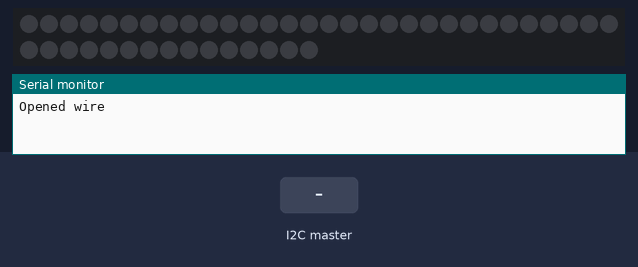
The sketch below on a simulated Arduino Uno, built with avr-gcc and run on an emulated ATmega328P. On the bench: 45 RGB LEDs in strip order, left to right, continuing on the next row, the last lines printed to the serial monitor. The inputs (shaded band) are chosen by the test bench. Dim RGB values are drawn brighter than linear; random numbers use the default seed unless the sketch sets one.

Above: at 1.2 s.
1.3 s: the I2C master sends the byte 1
At 2.39 s:
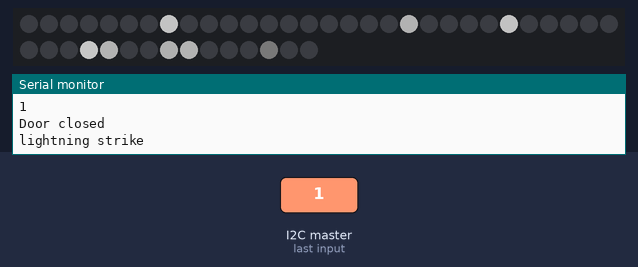
3.7 s: the I2C master sends the byte 0
At 4.03 s:
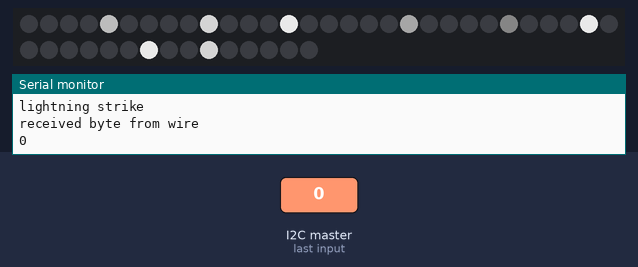
Timing chart, 0 to 6.7 s (numbered marks = the images above; inputs shaded):
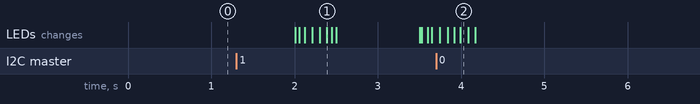

Measured:
- after the input at 1.3 s, the LEDs: first change after 0.71 s (image 1 shows a later state)

The sketch:

lightning_simulation.ino
```cpp
#include <Wire.h>

/*
 * Copyright (c) 2015 Molly Nicholas
 *
 * All rights reserved.
 *
 * Redistribution and use in source and binary forms, with or without modification, are permitted
 * (subject to the limitations in the disclaimer below) provided that the following conditions are
 * met:
 *
 * Redistributions of source code must retain the above copyright notice, this list of conditions
 * and the following disclaimer.
 *
 * Redistributions in binary form must reproduce the above copyright notice, this list of conditions
 * and the following disclaimer in the documentation and/or other materials provided with the
 * distribution.
 *
 * Neither the name of Molly Nicholas nor the names of its contributors may be used to
 * endorse or promote products derived from this software without specific prior written permission.
 *
 * NO EXPRESS OR IMPLIED LICENSES TO ANY PARTY'S PATENT RIGHTS ARE GRANTED BY THIS LICENSE. THIS
 * SOFTWARE IS PROVIDED BY THE COPYRIGHT HOLDERS AND CONTRIBUTORS "AS IS" AND ANY EXPRESS OR IMPLIED
 * WARRANTIES, INCLUDING, BUT NOT LIMITED TO, THE IMPLIED WARRANTIES OF MERCHANTABILITY AND FITNESS
 * FOR A PARTICULAR PURPOSE ARE DISCLAIMED. IN NO EVENT SHALL THE COPYRIGHT OWNER OR CONTRIBUTORS BE
 * LIABLE FOR ANY DIRECT, INDIRECT, INCIDENTAL, SPECIAL, EXEMPLARY, OR CONSEQUENTIAL DAMAGES
 * (INCLUDING, BUT NOT LIMITED TO, PROCUREMENT OF SUBSTITUTE GOODS OR SERVICES; LOSS OF USE, DATA,
 * OR PROFITS; OR BUSINESS INTERRUPTION) HOWEVER CAUSED AND ON ANY THEORY OF LIABILITY, WHETHER IN
 * CONTRACT, STRICT LIABILITY, OR TORT (INCLUDING NEGLIGENCE OR OTHERWISE) ARISING IN ANY WAY OUT OF
 * THE USE OF THIS SOFTWARE, EVEN IF ADVISED OF THE POSSIBILITY OF SUCH DAMAGE.
 */

#include <Adafruit_NeoPixel.h>

// Parameter 1 = number of pixels in strip
// Parameter 2 = pin number (most are valid)
// Parameter 3 = pixel type flags, add together as needed:
//   NEO_RGB     Pixels are wired for RGB bitstream
//   NEO_GRB     Pixels are wired for GRB bitstream
//   NEO_KHZ400  400 KHz bitstream (e.g. FLORA pixels)
//   NEO_KHZ800  800 KHz bitstream (e.g. High Density LED strip)
int NUM_LEDS = 45;
int LED_PIN = 6;
Adafruit_NeoPixel strip = Adafruit_NeoPixel(NUM_LEDS, LED_PIN, NEO_GRB + NEO_KHZ800);

//const int HIGH_STRIKE_LIKELIHOOD = 3;
//const int LOW_STRIKE_LIKELIHOOD = 10;
//const int commFromAutopress = 9;
int currentDataPoint = 0;
int chance = 0;
int startTime = -1;
// Simple moving average plot
int NUM_Y_VALUES = 17;

float yValues[] = {
  0,
  7,
  10,
  9,
  7.1,
  7.5,
  7.4,
  12,
  15,
  10,
  0,
  3,
  3.5,
  4,
  1,
  7,
  1
};

float simple_moving_average_previous = 0;
float random_moving_average_previous = 0;

float (*functionPtrs[10])(); //the array of function pointers
int NUM_FUNCTIONS = 2; // used to be 2
int door_closed = 0;

void setup() {
  Serial.begin(9600);
  // Neopixel setup
  strip.begin();
  strip.show(); // Initialize all pixels to 'off'

  // initializes the array of function pointers.
  functionPtrs[0] = simple_moving_average;
  functionPtrs[1] = random_moving_average;
  startTime = millis();
//  pinMode(commFromAutopress, INPUT_PULLUP);

  Wire.begin(9);
  Serial.println("Opened wire");
  Wire.onReceive(receiveEvent);
}

void receiveEvent(int bytes) {
  Serial.println("received byte from wire");
  door_closed = Wire.read(); // read one char from I2C
  Serial.println(door_closed);
}

void loop() {
  if (door_closed == 1) { // door closed, lightning on!
    Serial.println("Door closed");
    if (startTime == -1) {
      startTime = millis();
    }
    if (random(chance) <= 2) {
      Serial.println("lightning strike");
      int led = random(NUM_LEDS);
      for (int i = 0; i < 10; i++) {
        lightningStrike(random(NUM_LEDS));
//        if (random(2) == 0) {
          // TODO: double strike
//        } else {
          // lightningStrike(led):
//          lightningStrike(random(NUM_LEDS));
//        }
      }
      // Frequency of strikes is proportional to number of minutes door has been closed
      // Currently assumed that the longest someone will wear the helmet is 15 minutes
      int min_elapsed = (int) ((millis() - startTime) / 60000.);
      chance = (int) map(min_elapsed, 0, 15, 15, 1);
//      Serial.print("chance = ");
//      Serial.println(chance);
    }
    turnAllPixelsOff();
  }
  delay(1000);
}

void turnAllPixelsOff() {
  for (int i = 0; i < NUM_LEDS; i++) {
    strip.setPixelColor(i, 0);
  }
  strip.show();
}

void lightningStrike(int pixel) {
  float brightness = callFunction(random(NUM_FUNCTIONS));
  float scaledWhite = abs(brightness*500);

  strip.setPixelColor(pixel, strip.Color(scaledWhite, scaledWhite, scaledWhite));
  strip.show();
  delay(random(5, 100));
  currentDataPoint++;
  currentDataPoint = currentDataPoint%NUM_Y_VALUES;
}

float callFunction(int index) {
  return (*functionPtrs[index])(); //calls the function at the index of `index` in the array
}

// https://en.wikipedia.org/wiki/Moving_average#Simple_moving_average
float simple_moving_average() {
  uint32_t startingValue = currentDataPoint;
  uint32_t endingValue = (currentDataPoint+1)%NUM_Y_VALUES;
  float simple_moving_average_current = simple_moving_average_previous +
                                  (yValues[startingValue])/NUM_Y_VALUES -
                                  (yValues[endingValue])/NUM_Y_VALUES;

  simple_moving_average_previous = simple_moving_average_current;
  return simple_moving_average_current;
}


// Same as simple moving average, but with randomly-generated data points.
float random_moving_average() {
  float firstValue = random(1, 10);
  float secondValue = random(1, 10);
  float random_moving_average_current = random_moving_average_previous +
                                  firstValue/NUM_Y_VALUES -
                                  secondValue/NUM_Y_VALUES;
  random_moving_average_previous = random_moving_average_current;

  return random_moving_average_current;
}
```
